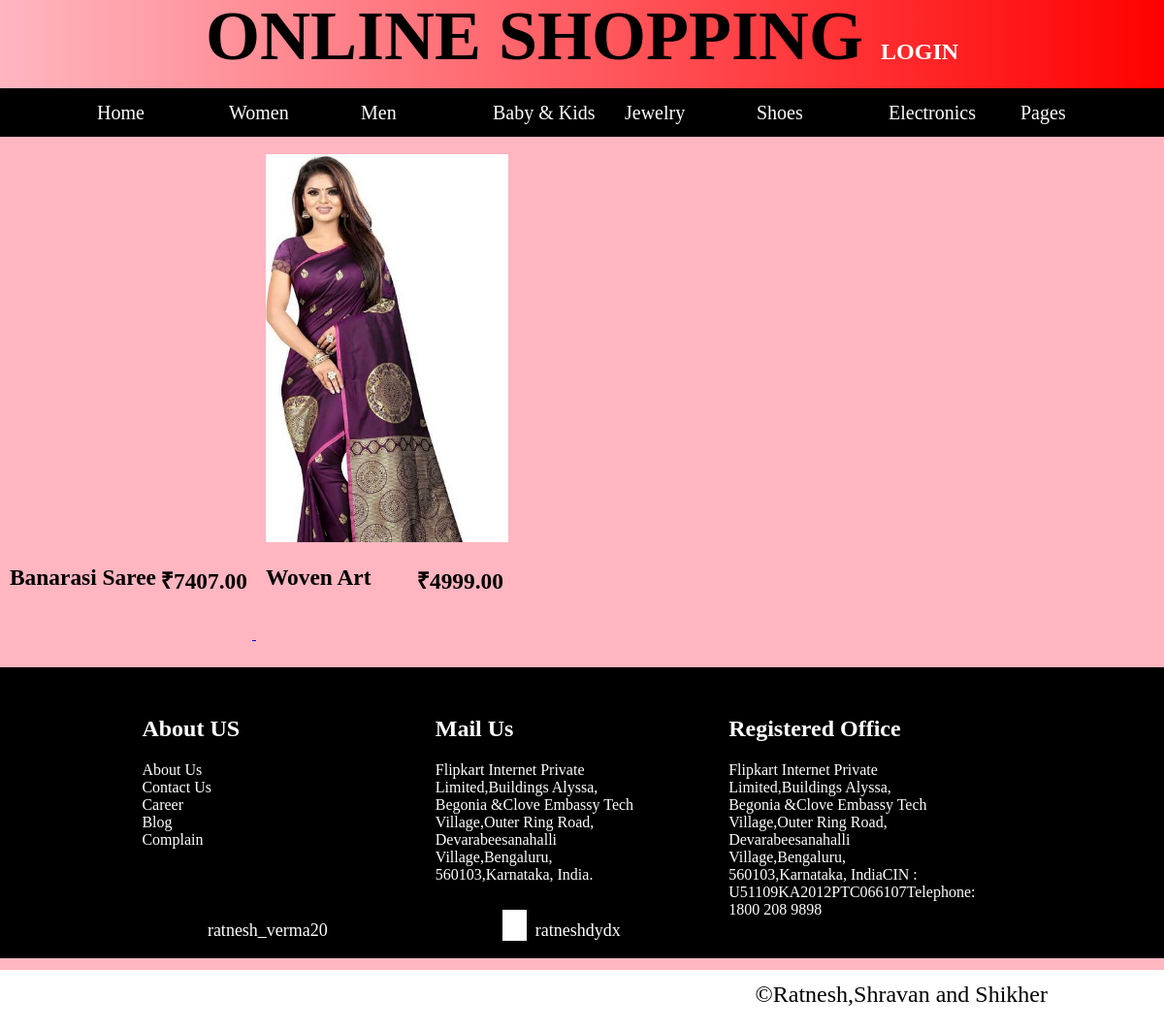
The app's page /online/sarees with its own data.
### online/models.py (models this page shows, shortened)
class Product(models.Model):
    supercategory = models.ForeignKey(Supercategory, related_name='categories2', on_delete=models.CASCADE)
    super=models.SlugField(max_length=100, db_index=True)
    category = models.ForeignKey(Category, related_name='products', on_delete=models.CASCADE)
    name = models.CharField(max_length=100, db_index=True)
    slug = models.SlugField(max_length=100, db_index=True)
    description = models.TextField(blank=True)
    price = models.DecimalField(max_digits=10, decimal_places=2)
    available = models.BooleanField(default=True)
    stock = models.PositiveIntegerField()
    created_at = models.DateTimeField(auto_now_add=True)
    updated_at = models.DateTimeField(auto_now=True)
    image = models.FileField(upload_to='products/%Y/%m/%d', blank=True)
    discount = models.PositiveIntegerField(default=0,blank=True)
    class Meta:
        ordering = ('name', )
    def get_absolute_url(self):
        return reverse('online:product_detail', args=[self.id])

### online/views.py (the view)
# urls.py: url(r'^(?P<category_slug>[-\w]+)$', views.product_list, name='product_list_by_category'),
def product_list(request, category_slug=None):
    category = None
    categories = Category.objects.all()
    products = Product.objects.filter(available=True)
    if category_slug:
        category = get_object_or_404(Category, slug=category_slug)
        products = Product.objects.filter(category=category,available=True)
    context = {
        'category': category,
        'categories': categories,
        'products': products
    }
    return render(request, 'index.html', context)

### online/models.py (called while the page is built)
    def get_absolute_url(self):
        return reverse('online:product_list_by_category', args=[self.slug])

### online/templates/index.html (shortened to what this page needs)
<!DOCTYPE html>
<html lang="en">
<head>
    {% load static %}
	<link rel="stylesheet" type="text/css" href="{% static 'font\css\all.css' %}">
</head>
<body onload="slide()">
    <div id="main">
		<div id="header">
			<a href="#" onclick="display()" style="text-decoration: none;font-size: 2vw;color: white">Login</a>
		</div>
		<div id="nav-bar">
			<div class="menu">
			<ul>
				<li><a href="{% url 'online:product_list' %}">Home</a></li>
				<li><a href="">Women</a>
					</li>
				<li><a href="">Men</a>
					</li>
				<li><a href="">Baby & Kids</a>
					</li>
				<li><a href="">Jewelry</a>
					</li>
				<li><a href="">Shoes</a>
					 </li>
					<li><a href="">Electronics</a>
					</li>
				<li><a href="#">Pages</a>
					 </li>
			</ul>
		</div>
		</div>
		<br/>
		{% if category %}
		{% for product in products %}
		<a href="{{ product.get_absolute_url }}">
					<div class="content">
						<div class="cont" style="background: url('{{ product.image.url }}');background-size: cover;"></div>
							<div class="information">
								<h3 style="float: left;">{{ product.name }}</h3>
								<h3 style="float: right;margin-right: 5px;">&#8377;{{ product.price }}</h3></div>
							</div>
				</a>
                  {% endfor %}
		{% endif %}
	<div id="footer" style="color: white">
		<div id="allpart">
		<div class="part">
			<h2>About US</h2>
				<a href="" style="color: white;text-decoration: none;">About Us</a><br>
				<a href="" style="color: white;text-decoration: none;">Contact Us</a><br>
				<a href="" style="color: white;text-decoration: none;">Career</a><br>
				<a href="" style="color: white;text-decoration: none;">Blog</a><br>
				<a href="" style="color: white;text-decoration: none;">Complain</a><br>
		</div>
		<div class="part">
			<h2>Mail Us</h2>
			Flipkart Internet Private Limited,Buildings Alyssa, Begonia &Clove Embassy Tech Village,Outer Ring Road, Devarabeesanahalli Village,Bengaluru, 560103,Karnataka, India.</div>
		<div class="part">
			<h2>Registered Office</h2>
			Flipkart Internet Private Limited,Buildings Alyssa, Begonia &Clove Embassy Tech Village,Outer Ring Road, Devarabeesanahalli Village,Bengaluru, 560103,Karnataka, IndiaCIN : U51109KA2012PTC066107Telephone: 1800 208 9898
		</div>
	</div>
	<div style="margin-left: 15%;float: left;">
		<a href="https://www.instagram.com/ratnesh_verma20/"  style="text-decoration: none;color: white"><i class="fab fa-instagram fa-2x" style="color: red;"></i><span style="font-size: 1.5vw;line-height: 100%">&nbsp;&nbsp;ratnesh_verma20</span></a>
	</div>
	<div style="margin-left: 15%;float: left;">
		<a href="https://www.facebook.com/ratnesh.verma.359778"  style="text-decoration: none;color: white"><i class="fab fa-facebook-square fa-2x" style="color: blue;background-color: white"></i><span style="font-size: 1.5vw;line-height: 100%;">&nbsp;&nbsp;ratneshdydx</span></a>
	</div>
	<div style="margin-left: 15%;float: left;">
		<i class="fab fa-twitter fa-2x" style="color: lightblue;"></i>
	</div>
</div>
		<p style="float: right;margin-right: 10%;font-size: 2vw">&copy;Ratnesh,Shravan and Shikher</p>
</div>
</body>
</html>

### online/templates/index.html (style rules this page uses)
body { margin: 0px; align-items: center; align-content: center; box-sizing: border-box; }
#main { min-height: 1000px; width:100%; background-color:lightpink; //border:1px solid; }
#header { min-height:75px; width: 100%; //background-color: white; line-height: 75px; font-size: 6vw; font-weight: bold; text-align: center; text-transform: uppercase; //color: linear-gradient(to right,red,yellow); background-image: linear-gradient(to right, rgba(255,0,0,0), rgba(255,0,0,1)); }
#nav-bar { min-height:50px; width: 100%; background-color: black; //padding-left: 5%; }
ul { list-style-type: none; margin: 0px; margin-left: 5%; }
ul li { display: inline-block; height:100%; width: 12%; }
ul li a { text-decoration: none; margin: 0px; color: white; line-height: 50px; font-size: 20px; text-align: center; }
.cont { min-height: 400px; width: 250px; //background-color: red; //display: inline-block; //margin-left: 10px; transition: 0.1s; }
.information { height: 50px; width: 250px; margin-top: 0px; //margin-left: 10px; //background-color: green; color: black; font-size: 20px; }
.content { min-height: 500px; width: 250px; //background-color: red; display: inline-block; margin-left: 10px; transition: 0.5s; }
#footer { margin-top: 25px; min-height: 300px; width: 100%; background-color: black; }
#allpart { height: 250px; width: 90%; margin: 0px auto; //border: 1px solid white; }
.part { height: 200px; width: 20%; margin-left: 8%; margin-top: 30px; //border: 1px solid white; float: left; }

### records on screen
Product: name "Banarasi Saree", price "7407.00"
Product: image (picture), name "Woven Art", price "4999.00"
